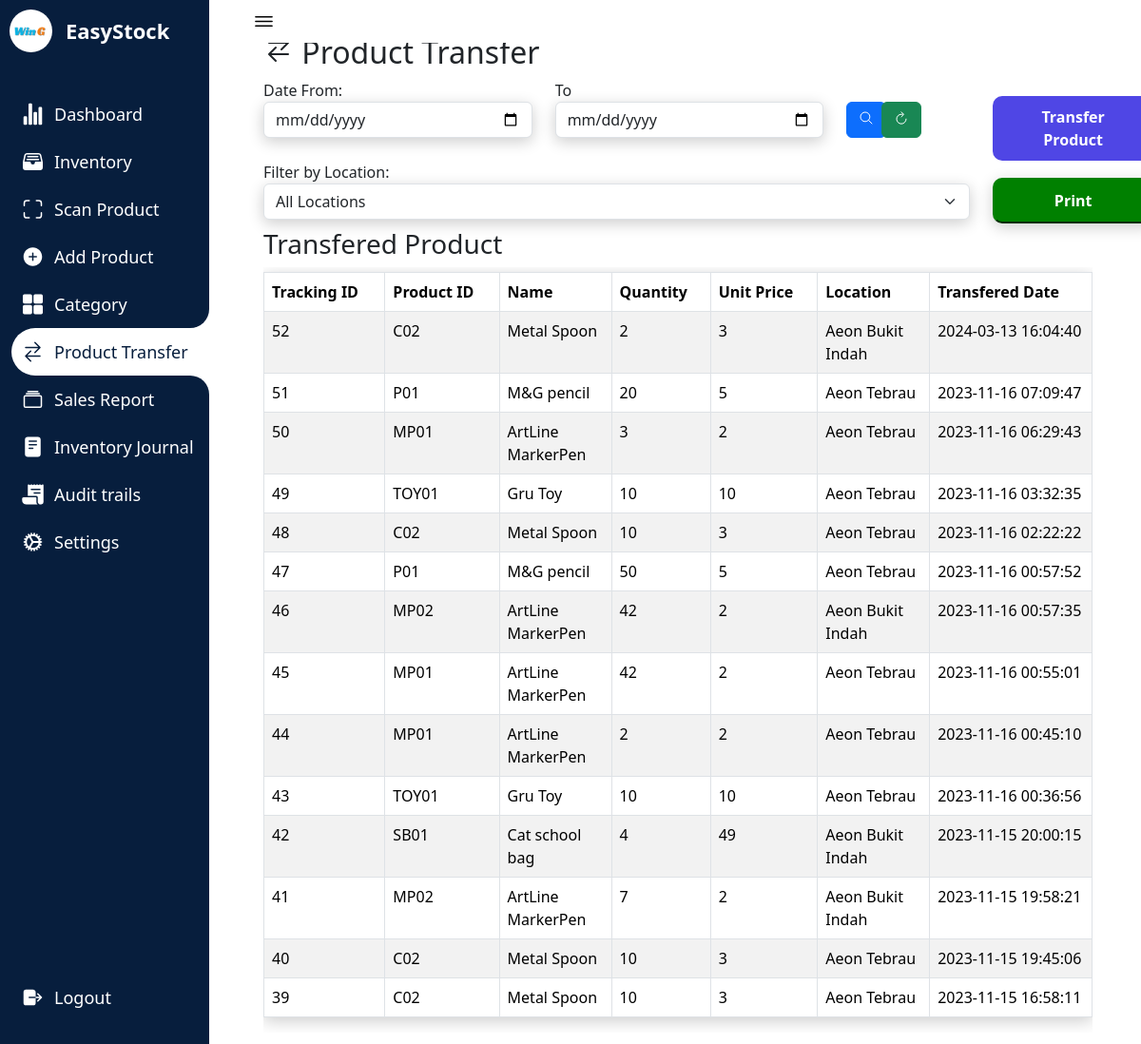
Page /Order.php (signed in) on the earlier database version.
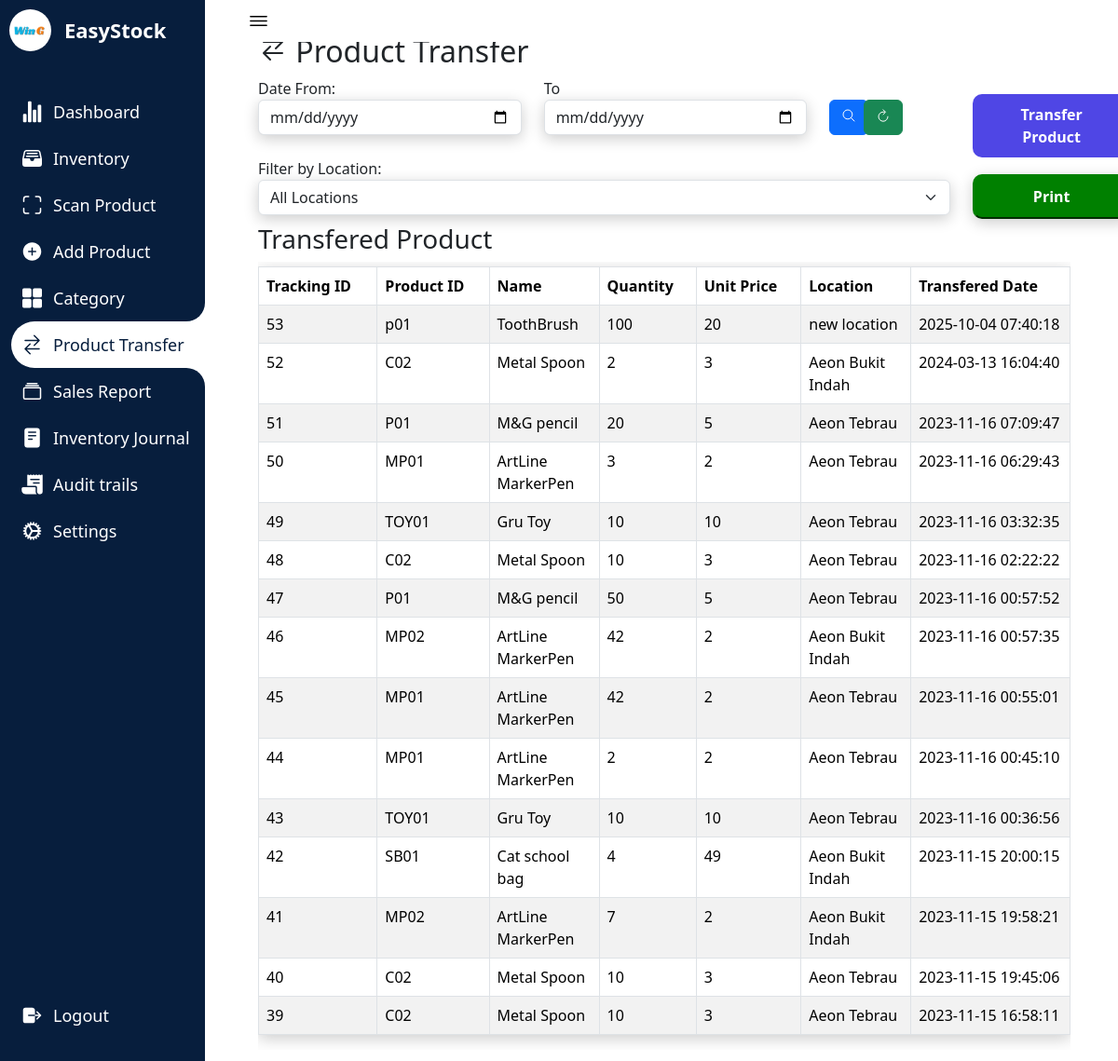
Same page on the later database version.
### tables this page shows
CREATE TABLE `deliverorder` (
  `id` int(250) NOT NULL,
  `productid` varchar(250) NOT NULL,
  `name` varchar(250) NOT NULL,
  `quantity` int(250) NOT NULL,
  `unitprice` int(255) NOT NULL,
  `location` varchar(200) NOT NULL,
  `addeddate` timestamp NOT NULL DEFAULT current_timestamp()
);

### orderrange.php (the view, shortened to what this page needs)
<?php
require_once "config.php";
if (isset($_POST['search'])) {
    $date1 = date("Y-m-d", strtotime($_POST['date1']));
    $date2 = date("Y-m-d", strtotime($_POST['date2']));
    $reportQuery = mysqli_query($conn, "SELECT * FROM deliverorder WHERE STR_TO_DATE(`addeddate`, '%Y-%m-%d') BETWEEN '$date1' AND '$date2' ORDER BY `id` DESC") or die(mysqli_error($conn));
    $reportRow = mysqli_num_rows($reportQuery);
    if ($reportRow > 0) {
        while ($reportFetch = mysqli_fetch_array($reportQuery)) {
            $pdfData[] = $reportFetch;
            ?>
            <tr>
                <td><?php echo $reportFetch['id'] ?></td>
                <td><?php echo $reportFetch['productid'] ?></td>
                <td><?php echo $reportFetch['name'] ?></td>
                <td><?php echo $reportFetch['quantity'] ?></td>
                <td><?php echo $reportFetch['unitprice'] ?></td>
                <td><?php echo $reportFetch['location'] ?></td>
                <td><?php echo $reportFetch['addeddate'] ?></td>
            </tr>
            <?php
        }
    } else {
        echo '
        <tr>
            <td colspan="7"><center>Record Not Found</center></td>
        </tr>';
    }
} else {
    $reportQuery = mysqli_query($conn, "SELECT * FROM deliverorder ORDER BY `id` DESC") or die(mysqli_error($conn));
    if (mysqli_num_rows($reportQuery) > 0) {
        while ($reportFetch = mysqli_fetch_array($reportQuery)) {
            ?>
            <tr>
                <td><?php echo $reportFetch['id'] ?></td>
                <td><?php echo $reportFetch['productid'] ?></td>
                <td><?php echo $reportFetch['name'] ?></td>
                <td><?php echo $reportFetch['quantity'] ?></td>
                <td><?php echo $reportFetch['unitprice'] ?></td>
                <td><?php echo $reportFetch['location'] ?></td>
                <td><?php echo $reportFetch['addeddate'] ?></td>
            </tr>
            <?php
        }
    } else {
        echo '
        <tr>
            <td colspan="7"><center>Record Not Found</center></td>
        </tr>';
    }
}
?>

Differences in the rows shown:
added deliverorder: id "53", productid "p01", name "ToothBrush", quantity "100", unitprice "20", location "new location", addeddate "2025-10-04 07:40:18"
